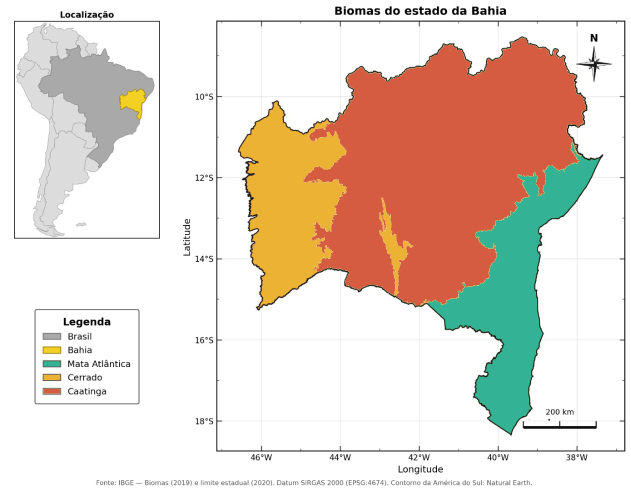
#> input picture model/figuras_artigo2/mapa_biomas_acessivel.png, 1261 x 984 px, given in place of yrandomization_MA.png, which was not available (shown at 1/2 size); the run also reads 1 picture not shown here
$ python Figuras_Dissertacao.py
#> lines starting #> are read from the running program, lines starting #| are printed output that depends on the picture; pictures that were not available may be replaced by others from this repository, and a replacement may not be noted
# -*- coding: utf-8 -*-
"""
Monta as figuras da dissertação a partir das saídas curadas em
resultados_2001_2025/ (nomes fixos). Gera em figuras_dissertacao/:

  fig01_psn_conceito.png        (nova) GPP -> PSN -> NPP
  fig_validacao_esquema.png     (nova) RepeatedKFold / GroupKFold / TimeSeriesSplit
  fig03_obs_vs_pred.png         3 painéis (MA, CE, CA)
  fig04_selecao_grau.png        3 linhas (MA, CE, CA)
  fig05_importancia.png         importância relativa (gerada dos coeficientes)
  fig06_residuos.png            3 linhas (MA, CE, CA)
  fig07_yrandomization.png      3 painéis
  fig08/09/10_enso_*.png        boxplots por fase ENSO (cópias)
  fig_dispersao.png             PSN x variáveis (cópia)

Com FIG_IDIOMA=EN, grava em figuras_artigo1/en/ só as Figs. 2 a 5 do artigo do modelo,
em inglês, com os nomes do manuscrito; em PT (padrão), copia as mesmas figuras, em
português, para figuras_artigo1/pt/.
"""
import os
import numpy as np
import pandas as pd
import matplotlib
matplotlib.use('Agg')
import matplotlib.pyplot as plt
import matplotlib.ticker
from matplotlib.patches import FancyBboxPatch, FancyArrowPatch, Rectangle
from PIL import Image, ImageDraw, ImageFont

import shutil
BASE = os.path.dirname(os.path.abspath(__file__))
RES  = os.path.join(BASE, 'resultados_2001_2025')
# Idioma das figuras por variável de ambiente (PT padrão, EN para o artigo do modelo em
# inglês). PT grava todas as figuras em figuras_dissertacao/ e copia as Figs. 2 a 5 do
# artigo para figuras_artigo1/pt/ com os nomes do manuscrito; EN grava só as Figs. 2 a 5
# em figuras_artigo1/en/. Vírgula decimal em PT, ponto em EN.
IDIOMA = os.environ.get('FIG_IDIOMA', 'PT').upper()
assert IDIOMA in ('PT', 'EN'), IDIOMA
EN = IDIOMA == 'EN'
OUT  = os.path.join(BASE, 'figuras_artigo1', 'en') if EN else os.path.join(BASE, 'figuras_dissertacao')
OUT_A1PT = os.path.join(BASE, 'figuras_artigo1', 'pt')
os.makedirs(OUT, exist_ok=True)
if not EN: os.makedirs(OUT_A1PT, exist_ok=True)
A1_NOMES = {'fig_fluxo.png': 'fig2_workflow.png', 'fig03_obs_vs_pred.png': 'fig3_obspred.png',
            'fig04_selecao_grau.png': 'fig4_degree.png', 'fig05_importancia.png': 'fig5_contribution.png'}

def salvar_a1(nome_diss):
    """Renomeia (EN) ou copia (PT) a figura para o nome usado no manuscrito (main.tex)."""
    if EN:
        os.replace(os.path.join(OUT, nome_diss), os.path.join(OUT, A1_NOMES[nome_diss]))
        print('  ->', os.path.join('figuras_artigo1', 'en', A1_NOMES[nome_diss]))
    else:
        shutil.copy2(os.path.join(OUT, nome_diss), os.path.join(OUT_A1PT, A1_NOMES[nome_diss]))
        print('  ->', os.path.join('figuras_artigo1', 'pt', A1_NOMES[nome_diss]))

class _FormatadorVirgula(matplotlib.ticker.ScalarFormatter):
    """ScalarFormatter padrão com vírgula decimal (usado só em PT)."""
    def __call__(self, x, pos=None):
        return super().__call__(x, pos).replace('.', ',')

def dec(v, casas=1):
    """Número formatado com vírgula (PT) ou ponto (EN)."""
    t = f'{v:.{casas}f}'
    return t if EN else t.replace('.', ',')

NOMES_BIOMA_EN = {'MA': 'Atlantic Forest', 'CE': 'Cerrado', 'CA': 'Caatinga'}
BIOMAS = [('MA', 'Mata Atlântica', '#2CA02C'), ('CE', 'Cerrado', '#FF7F0E'), ('CA', 'Caatinga', '#D62728')]
if EN: BIOMAS = [(b, NOMES_BIOMA_EN[b], c) for b, _, c in BIOMAS]
LARGURA_FINAL = 4800   # px (~ 30 cm a 400 dpi; o Word reduz para a largura da página)

def _font(px):
    for f in ['/usr/share/fonts/truetype/dejavu/DejaVuSans-Bold.ttf',
              matplotlib.font_manager.findfont('DejaVu Sans:bold')]:
        try: return ImageFont.truetype(f, px)
        except Exception: pass
    return ImageFont.load_default()

def compor(arquivos, saida, orientacao='h', rotulos=None, largura=LARGURA_FINAL, fundo='white', pad=40):
    """Junta PNGs lado a lado ('h') ou empilhados ('v'), com letras (a), (b), (c)."""
#> called with orientacao = 'h', largura = 4800, fundo = 'white', pad = 40
    ims = [Image.open(a).convert('RGB') for a in arquivos]
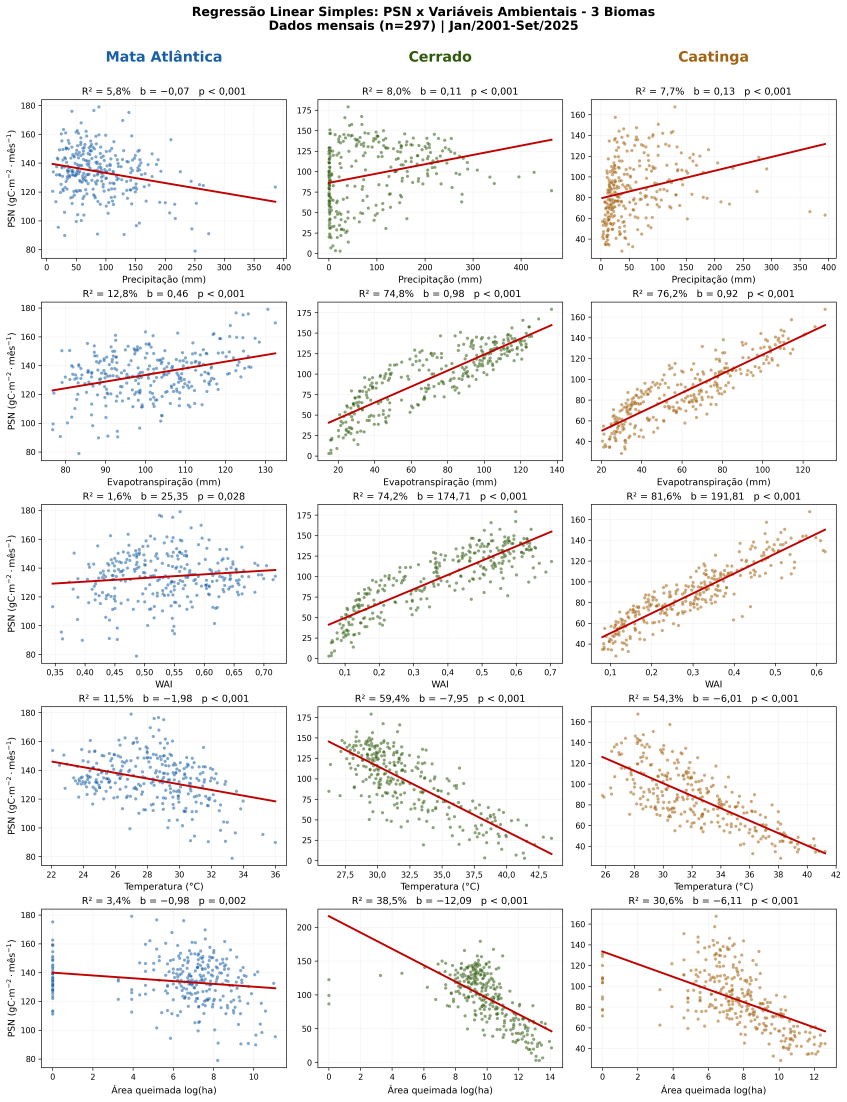
#> input picture model/figuras_dissertacao/fig_dispersao.png, 4234 x 5507 px, given in place of yrandomization_CE.png, which was not available (shown at 1/5 size)
#> ims = 3 items
    if orientacao == 'h':
        h = min(im.height for im in ims)
#> h = 984
        ims = [im.resize((int(im.width * h / im.height), h), Image.LANCZOS) for im in ims]
        W = sum(im.width for im in ims) + pad * (len(ims) - 1); H = h
#> after `W = sum((im.width for im in ims)) + pad * (len(ims) - 1)`: W = 2853
#> after `H = h`: H = 984
        tela = Image.new('RGB', (W, H), fundo); x = 0
#> after `tela = Image.new('RGB', (W, H), fundo)`: tela: PIL image 2853x984 RGB; every value is 255
        for im in ims:
            tela.paste(im, (x, 0)); x += im.width + pad
#> this loop made 3 passes
#> x on passes 1 to 3: 1301, 2097, 2893
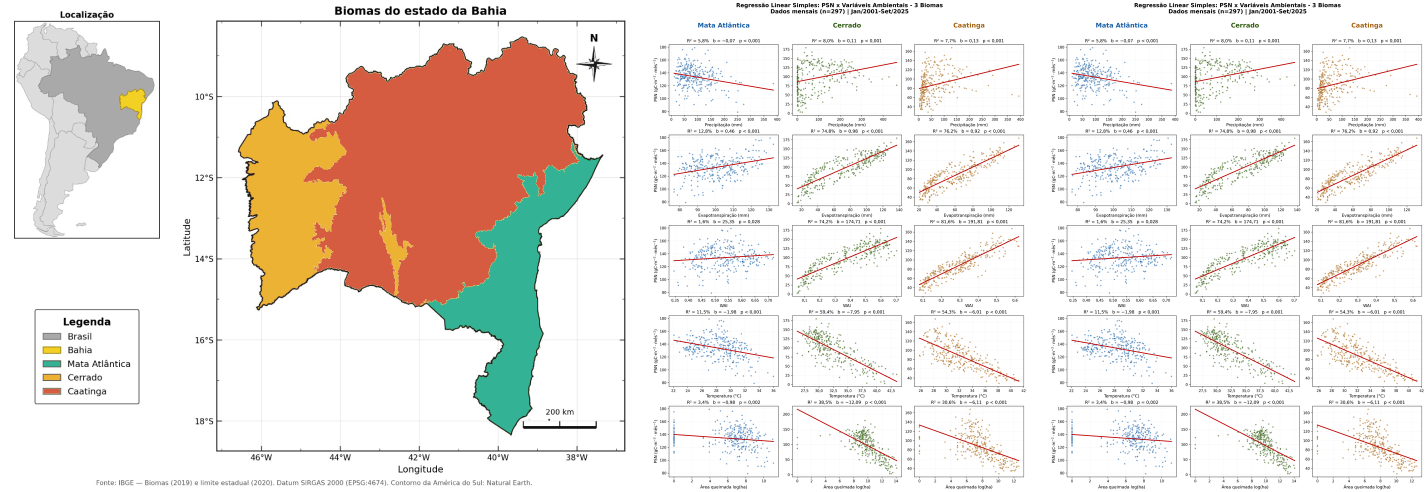
#> tela: PIL image 2853x984 RGB (shown at 1/2 size); mean R, G, B 237.8, 230.8, 225.5
#> after the loop, x = 2893
        pos = []; x = 0
        for im in ims: pos.append((x, 0)); x += im.width + pad
#> after the loop, pos = [(0, 0), (1301, 0), (2097, 0)]; x = 2893
    else:
        w = min(im.width for im in ims)
        ims = [im.resize((w, int(im.height * w / im.width)), Image.LANCZOS) for im in ims]
        W = w; H = sum(im.height for im in ims) + pad * (len(ims) - 1)
        tela = Image.new('RGB', (W, H), fundo); y = 0; pos = []
        for im in ims:
            tela.paste(im, (0, y)); pos.append((0, y)); y += im.height + pad
    if rotulos:
        d = ImageDraw.Draw(tela); f = _font(int(H * 0.035) if orientacao == 'h' else int(W * 0.018))
        for (x, y), r in zip(pos, rotulos):
            d.text((x + 10, y + 5), r, fill='black', font=f)
#> this loop made 3 passes
#> (x, r) on passes 1 to 3: (0, '(a)'), (1301, '(b)'), (2097, '(c)')
    if tela.width > largura:
        tela = tela.resize((largura, int(tela.height * largura / tela.width)), Image.LANCZOS)
    tela.save(saida, dpi=(300, 300), optimize=True)
    print('salvo', os.path.basename(saida), tela.size)
#| salvo fig07_yrandomization.png (2853, 984)

# ---------------------------------------------------------------- Fig 3, 4, 6, 7, 8-10
if not EN:  # figuras só da dissertação (PT)
  compor([os.path.join(RES, b, f'yrandomization_{b}.png') for b, _, _ in BIOMAS],
       os.path.join(OUT, 'fig07_yrandomization.png'), 'h', ['(a)', '(b)', '(c)'])
  for n, (b, _, _) in zip([8, 9, 10], BIOMAS):
    im = Image.open(os.path.join(RES, f'boxplot_enso_{b}.png')).convert('RGB')
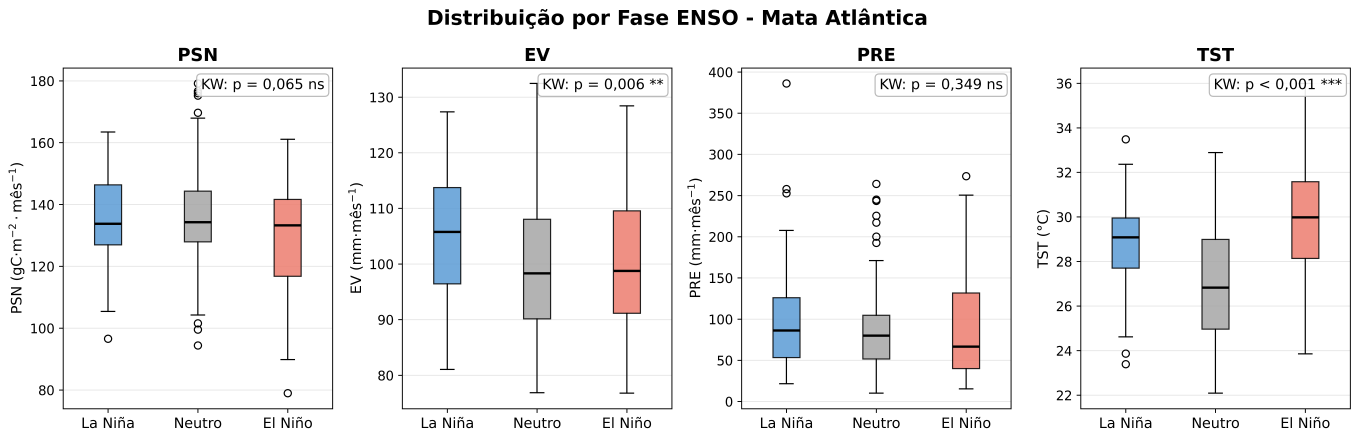
#> input picture model/resultados_2001_2025/boxplot_enso_MA.png, 9511 x 3076 px (shown at 1/7 size)
    im = im.resize((LARGURA_FINAL, int(im.height * LARGURA_FINAL / im.width)), Image.LANCZOS)
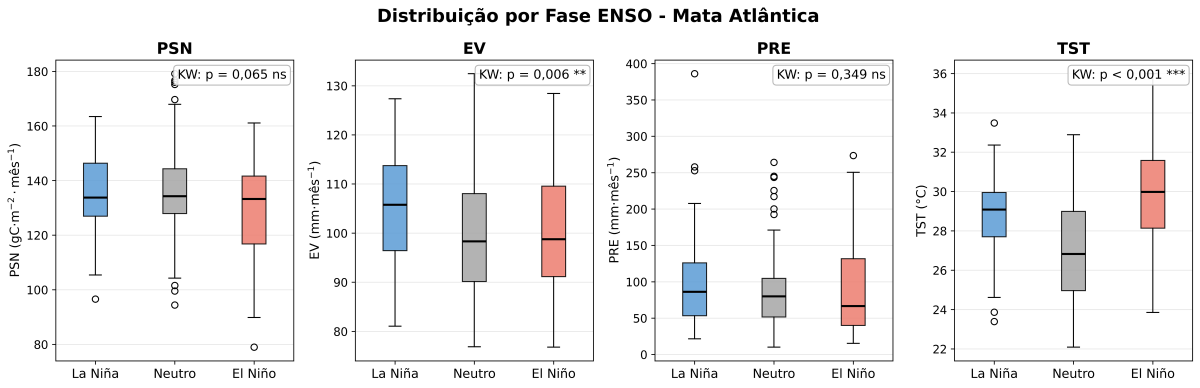
#> im: PIL image 4800x1552 RGB (shown at 1/4 size); mean R, G, B 242.8, 242.1, 242.5
    im.save(os.path.join(OUT, f'fig{n:02d}_enso_{b}.png'), dpi=(300, 300), optimize=True)
    print('salvo', f'fig{n:02d}_enso_{b}.png', im.size)
#| salvo fig08_enso_MA.png (4800, 1552)
#> pass 2 of the loop `for n, (b, _, _) in zip([8, 9, 10], BIOMAS):`:
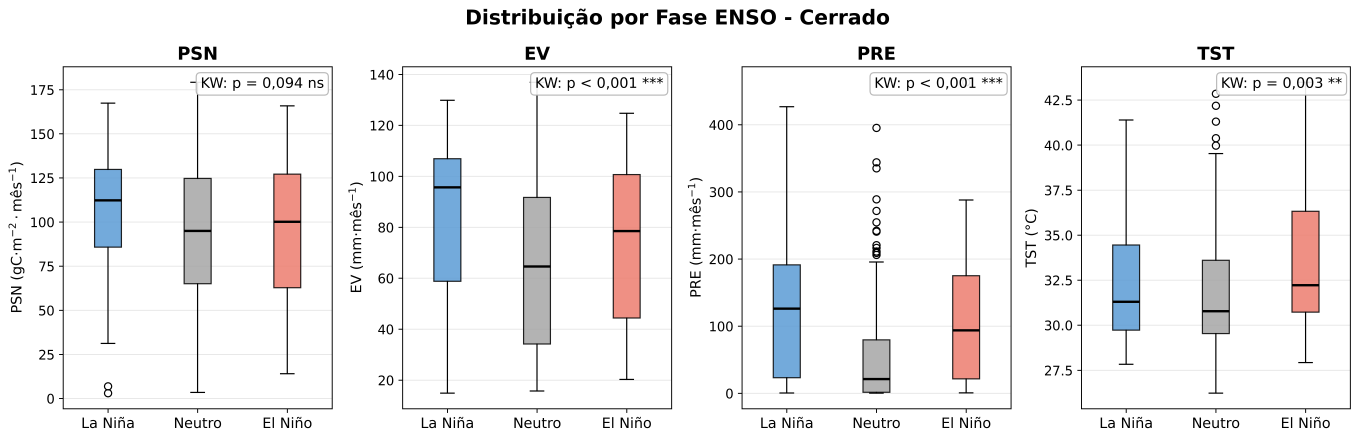
#> input picture model/resultados_2001_2025/boxplot_enso_CE.png, 9512 x 3076 px (shown at 1/7 size)
#> `im = im.resize((LARGURA_FINAL, int(im.height * LARGURA_FINAL / im.widt..`:
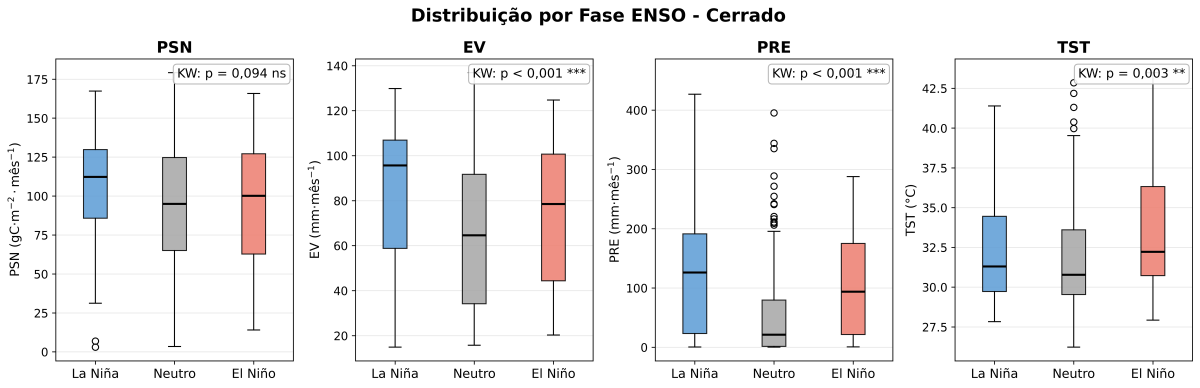
#> im: PIL image 4800x1552 RGB (shown at 1/4 size); mean R, G, B 241.6, 240.7, 241.3
#| salvo fig09_enso_CE.png (4800, 1552)
#> pass 3 of the loop `for n, (b, _, _) in zip([8, 9, 10], BIOMAS):`:
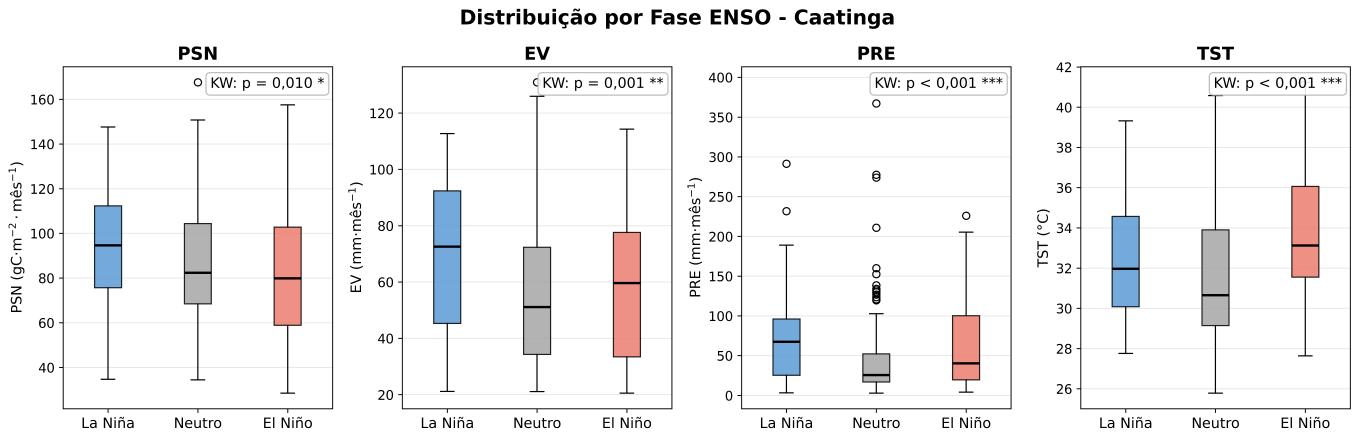
#> input picture model/resultados_2001_2025/boxplot_enso_CA.png, 9511 x 3076 px (shown at 1/7 size)
#> `im = im.resize((LARGURA_FINAL, int(im.height * LARGURA_FINAL / im.widt..`:
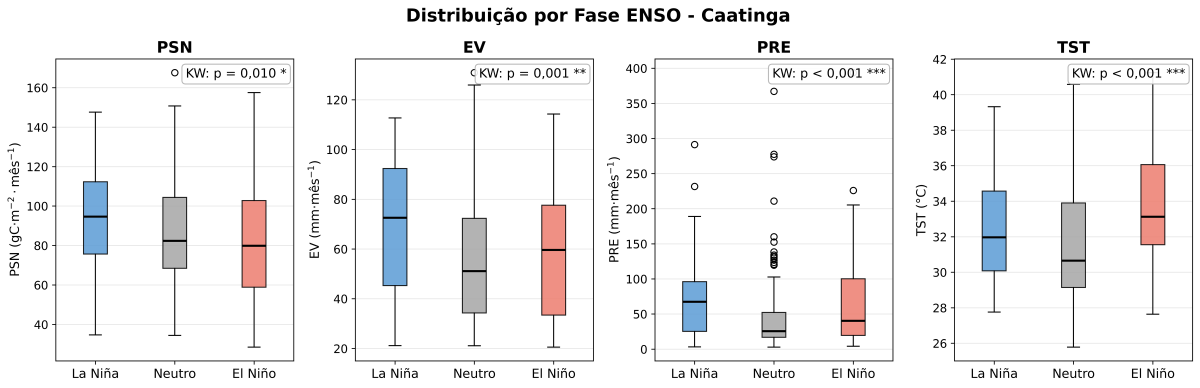
#> im: PIL image 4800x1552 RGB (shown at 1/4 size); mean R, G, B 242.2, 241.5, 242.1
#| salvo fig10_enso_CA.png (4800, 1552)
  Image.open(os.path.join(RES, 'dispersao_psn_variaveis_biomas.png')).convert('RGB').save(
    os.path.join(OUT, 'fig_dispersao.png'), dpi=(200, 200), optimize=True)
  print('salvo fig_dispersao.png')

# ---------------------------------------------------------------- Fig 5: importância relativa
plt.rcParams.update({'font.size': 13, 'font.family': 'DejaVu Sans'})
NOMES = {'EV': 'EV', 'PRE': 'PRE', 'TST': 'TST', 'WAI': 'WAI', 'saz_sin': 'SAZsin', 'saz_cos': 'SAZcos'}
if EN: NOMES['TST'] = 'LST'   # sigla do manuscrito em inglês (Tabela 1 do main.tex)
fig, axes = plt.subplots(1, 3, figsize=(16, 5.4))
letras = ['(a)', '(b)', '(c)']
for ax, (b, nome, cor), letra in zip(axes, BIOMAS, letras):
#> (the run stopped early here; a loop or call above may not have finished)
